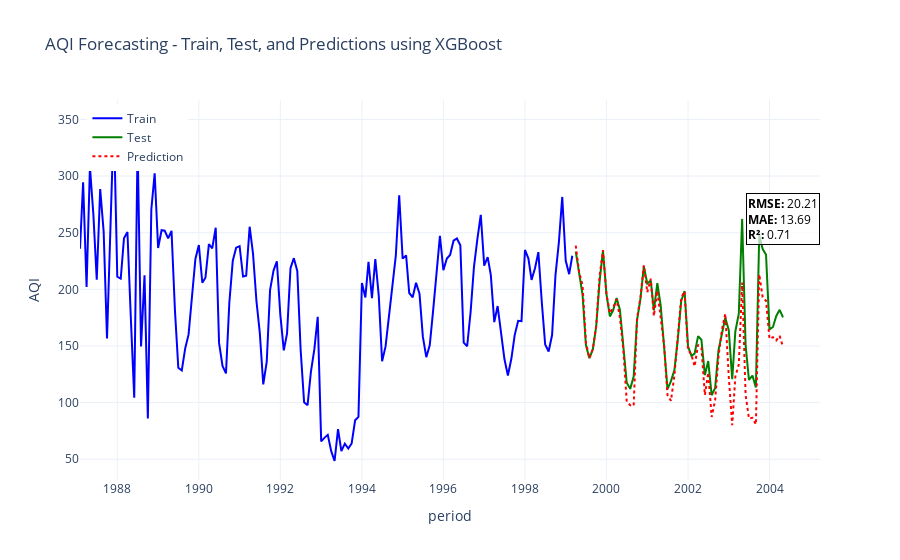

Notebook code for this chart:
### Markdown cell above
# XGBoost Model

### Code cell
import pandas as pd
import numpy as np
from sklearn.model_selection import GridSearchCV, KFold
from sklearn.metrics import mean_squared_error, mean_absolute_error, r2_score
from sklearn.preprocessing import MinMaxScaler
from xgboost import XGBRegressor
import plotly.graph_objects as go
import joblib

# Load the training data
data = pd.read_csv('AQI_trainlog1p.csv', index_col=0)
data = data[['so2', 'no2', 'spm', 'rspm', 'AQI']]

# Reset index to get 'period' as a column if it's in the index
if 'period' not in data.columns:
    data.reset_index(inplace=True)
    data.rename(columns={'index': 'period'}, inplace=True)

# Ensure the date column is in datetime format
data['period'] = pd.to_datetime(data['period'], format='%Y-%m')

# Create lag features
for lag in range(1, 2):  # Create lag features for 1 to 3 previous time steps
    data[f'AQI_lag_{lag}'] = data['AQI'].shift(lag)

# Drop rows with NaN values due to lagging
data = data.dropna()

# Features and target
features = [col for col in data.columns if col not in ['period', 'AQI']]
X = data[features]
y = data['AQI']

# Train-test split (use the last 40% of data as the test set)
train_size = int(len(data) * 0.7)
X_train, X_test = X[:train_size], X[train_size:]
y_train, y_test = y[:train_size], y[train_size:]

# Scale the features using MinMaxScaler
scaler = MinMaxScaler()
X_train_scaled = scaler.fit_transform(X_train)
X_test_scaled = scaler.transform(X_test)

# Save the scaler
scaler_path = '../results/minmax_scaler.pkl'
joblib.dump(scaler, scaler_path)
print(f"Scaler saved to {scaler_path}")

# Define the model
model = XGBRegressor(random_state=42)

# Define parameter grid
param_grid = {
    'n_estimators': [100,200,300,500],  # Number of trees
    'learning_rate': [0.1,0.01,0.05],  # Learning rate
    'max_depth': [5,6,7,8,9],  # Depth of each tree
    'subsample': [0.8],  # Fraction of samples to use
    'colsample_bytree': [1.0],  # Fraction of features to use
}

# Create a KFold instance without shuffling
kfold = KFold(n_splits=10, shuffle=False)

# Setup GridSearchCV with KFold
grid_search = GridSearchCV(
    estimator=model,
    param_grid=param_grid,
    cv=kfold,  # Use KFold with no shuffle
    scoring='neg_mean_squared_error',
    verbose=1,
    n_jobs=-1
)

# Fit the model
grid_search.fit(X_train_scaled, y_train)

# Get the best parameters and model
best_params = grid_search.best_params_
best_model = grid_search.best_estimator_

# Save the best model
model_path = '../results/xgboost-model.json'
best_model.save_model(model_path)
print(f"Model saved to {model_path}")

# Predictions on the test set
y_pred = best_model.predict(X_test_scaled)

# Evaluation Metrics
rmse = np.sqrt(mean_squared_error(y_test, y_pred))
mae = mean_absolute_error(y_test, y_pred)
r2 = r2_score(y_test, y_pred)

print(f"Best Parameters: {best_params}")
print(f"RMSE on test set(XGBoost): {rmse}")
print(f"MAE on test set(XGBoost): {mae}")
print(f"R² on test set(XGBoost): {r2}")

# Create a Plotly Figure
fig = go.Figure()

# Add train data
fig.add_trace(go.Scatter(x=data['period'][:train_size], y=y_train,
                         mode='lines', name='Train',
                         line=dict(color='blue')))

# Add test data
fig.add_trace(go.Scatter(x=data['period'][train_size:], y=y_test,
                         mode='lines', name='Test',
                         line=dict(color='green')))

# Add predictions
fig.add_trace(go.Scatter(x=data['period'][train_size:], y=y_pred,
                         mode='lines', name='Prediction',
                         line=dict(color='red', dash='dot')))

# Update layout
fig.update_layout(
    title='AQI Forecasting - Train, Test, and Predictions using XGBoost',
    xaxis_title='period',
    yaxis_title='AQI',
    legend=dict(x=0.01, y=0.99),
    template='plotly_white'
)

# Show metrics in the plot
fig.add_annotation(
    x=data['period'].iloc[-1],
    y=max(y_test),
    text=f"<b>RMSE:</b> {rmse:.2f}<br><b>MAE:</b> {mae:.2f}<br><b>R²:</b> {r2:.2f}",
    showarrow=False,
    font=dict(size=12, color="black"),
    align="left",
    bgcolor="rgba(255,255,255,0.7)",
    bordercolor="black",
    borderwidth=1
)

# Show the plot
fig.show()

### Figure 1 — Plotly figure (JSON) as saved in the notebook; plotly's stock layout.template omitted (floating-point values rounded to 4 significant figures; data arrays with more than 128 entries replaced by an {"elided": "..."} marker saying what was removed)
{"data": [{"line": {"color": "blue"}, "mode": "lines", "name": "Train", "type": "scatter", "x": {"elided": "144 str values"}, "y": {"elided": "144 float values"}}, {"line": {"color": "green"}, "mode": "lines", "name": "Test", "type": "scatter", "x": ["1999-04-01T00:00:00", "1999-05-01T00:00:00", "1999-06-01T00:00:00", "1999-07-01T00:00:00", "1999-08-01T00:00:00", "1999-09-01T00:00:00", "1999-10-01T00:00:00", "1999-11-01T00:00:00", "1999-12-01T00:00:00", "2000-01-01T00:00:00", "2000-02-01T00:00:00", "2000-03-01T00:00:00", "2000-04-01T00:00:00", "2000-05-01T00:00:00", "2000-06-01T00:00:00", "2000-07-01T00:00:00", "2000-08-01T00:00:00", "2000-09-01T00:00:00", "2000-10-01T00:00:00", "2000-11-01T00:00:00", "2000-12-01T00:00:00", "2001-01-01T00:00:00", "2001-02-01T00:00:00", "2001-03-01T00:00:00", "2001-04-01T00:00:00", "2001-05-01T00:00:00", "2001-06-01T00:00:00", "2001-07-01T00:00:00", "2001-08-01T00:00:00", "2001-09-01T00:00:00", "2001-10-01T00:00:00", "2001-11-01T00:00:00", "2001-12-01T00:00:00", "2002-01-01T00:00:00", "2002-02-01T00:00:00", "2002-03-01T00:00:00", "2002-04-01T00:00:00", "2002-05-01T00:00:00", "2002-06-01T00:00:00", "2002-07-01T00:00:00", "2002-08-01T00:00:00", "2002-09-01T00:00:00", "2002-10-01T00:00:00", "2002-11-01T00:00:00", "2002-12-01T00:00:00", "2003-01-01T00:00:00", "2003-02-01T00:00:00", "2003-03-01T00:00:00", "2003-04-01T00:00:00", "2003-05-01T00:00:00", "2003-06-01T00:00:00", "2003-07-01T00:00:00", "2003-08-01T00:00:00", "2003-09-01T00:00:00", "2003-10-01T00:00:00", "2003-11-01T00:00:00", "2003-12-01T00:00:00", "2004-01-01T00:00:00", "2004-02-01T00:00:00", "2004-03-01T00:00:00", "2004-04-01T00:00:00", "2004-05-01T00:00:00"], "y": [233.2, 214.3, 195.2, 150.8, 139.2, 147.0, 167.0, 207.5, 234.2, 195.8, 176.1, 181.4, 192.3, 181.8, 151.2, 117.5, 112.1, 123.1, 172.6, 191.7, 220.2, 205.1, 207.8, 181.4, 205.5, 185.9, 149.0, 111.9, 119.0, 128.7, 155.6, 189.7, 198.5, 149.7, 141.3, 143.2, 158.7, 155.5, 124.3, 136.6, 106.5, 113.0, 146.2, 160.9, 174.9, 163.9, 120.7, 162.8, 178.5, 262.2, 150.5, 120.0, 123.9, 113.3, 247.8, 235.6, 230.4, 164.7, 166.8, 176.3, 181.9, 175.3]}, {"line": {"color": "red", "dash": "dot"}, "mode": "lines", "name": "Prediction", "type": "scatter", "x": ["1999-04-01T00:00:00", "1999-05-01T00:00:00", "1999-06-01T00:00:00", "1999-07-01T00:00:00", "1999-08-01T00:00:00", "1999-09-01T00:00:00", "1999-10-01T00:00:00", "1999-11-01T00:00:00", "1999-12-01T00:00:00", "2000-01-01T00:00:00", "2000-02-01T00:00:00", "2000-03-01T00:00:00", "2000-04-01T00:00:00", "2000-05-01T00:00:00", "2000-06-01T00:00:00", "2000-07-01T00:00:00", "2000-08-01T00:00:00", "2000-09-01T00:00:00", "2000-10-01T00:00:00", "2000-11-01T00:00:00", "2000-12-01T00:00:00", "2001-01-01T00:00:00", "2001-02-01T00:00:00", "2001-03-01T00:00:00", "2001-04-01T00:00:00", "2001-05-01T00:00:00", "2001-06-01T00:00:00", "2001-07-01T00:00:00", "2001-08-01T00:00:00", "2001-09-01T00:00:00", "2001-10-01T00:00:00", "2001-11-01T00:00:00", "2001-12-01T00:00:00", "2002-01-01T00:00:00", "2002-02-01T00:00:00", "2002-03-01T00:00:00", "2002-04-01T00:00:00", "2002-05-01T00:00:00", "2002-06-01T00:00:00", "2002-07-01T00:00:00", "2002-08-01T00:00:00", "2002-09-01T00:00:00", "2002-10-01T00:00:00", "2002-11-01T00:00:00", "2002-12-01T00:00:00", "2003-01-01T00:00:00", "2003-02-01T00:00:00", "2003-03-01T00:00:00", "2003-04-01T00:00:00", "2003-05-01T00:00:00", "2003-06-01T00:00:00", "2003-07-01T00:00:00", "2003-08-01T00:00:00", "2003-09-01T00:00:00", "2003-10-01T00:00:00", "2003-11-01T00:00:00", "2003-12-01T00:00:00", "2004-01-01T00:00:00", "2004-02-01T00:00:00", "2004-03-01T00:00:00", "2004-04-01T00:00:00", "2004-05-01T00:00:00"], "y": [238.6, 215.1, 203.6, 153.2, 139.2, 147.3, 167.5, 212.0, 234.5, 195.8, 178.9, 183.8, 191.3, 174.9, 145.9, 100.9, 97.7, 97.12, 173.9, 193.1, 221.3, 197.4, 209.4, 176.4, 198.8, 174.0, 150.5, 106.5, 101.6, 124.1, 161.3, 192.3, 198.3, 146.8, 142.1, 132.0, 151.0, 148.4, 106.7, 126.5, 87.26, 102.2, 140.4, 164.5, 178.5, 123.0, 80.11, 123.0, 133.6, 206.0, 106.7, 85.96, 86.58, 80.66, 213.2, 193.0, 189.9, 156.4, 157.8, 154.9, 158.9, 149.2]}], "layout": {"annotations": [{"align": "left", "bgcolor": "rgba(255,255,255,0.7)", "bordercolor": "black", "borderwidth": 1, "font": {"color": "black", "size": 12}, "showarrow": false, "text": "<b>RMSE:</b> 20.21<br><b>MAE:</b> 13.69<br><b>R²:</b> 0.71", "x": "2004-05-01T00:00:00", "y": 262.2}], "legend": {"x": 0.01, "y": 0.99}, "title": {"text": "AQI Forecasting - Train, Test, and Predictions using XGBoost"}, "xaxis": {"title": {"text": "period"}}, "yaxis": {"title": {"text": "AQI"}}}}
